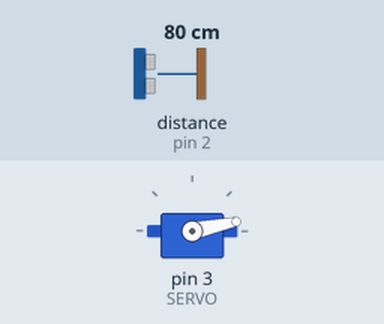
A sketch run on a simulated Arduino Uno, built with avr-gcc and run on an emulated ATmega328P. Shown: servo. Inputs (shaded band) come from the test bench; at power-on: distance to the obstacle (sensor on pin 2) 80 cm. The echo pulse lasts 58.3 µs per cm; what the sketch prints to the serial monitor is not drawn.

Above: at 1.29 s.
1.3 s: distance to the obstacle (sensor on pin 2) set to 2 cm
At 2.5 s:
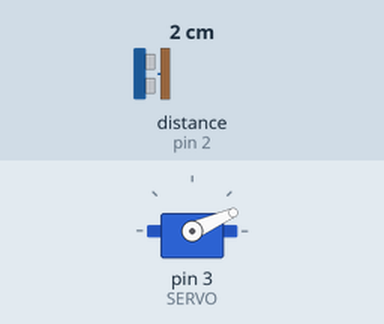
4.3 s: distance to the obstacle (sensor on pin 2) set to 4 cm
At 4.52 s:
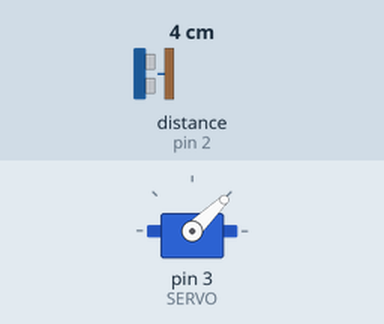
Timing chart, 0 to 22.3 s (numbered marks = the images above; inputs shaded):
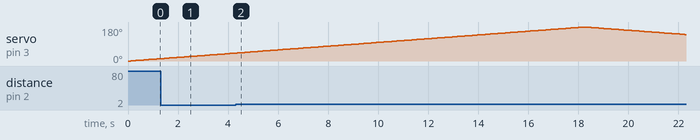

The sketch:

sonar.ino
```cpp
#include <Servo.h>
#include <NewPing.h>

#define TRIG 4
#define ECHO 2
#define SERVO 3
#define MAX_ANGLE 180

NewPing sonar(TRIG, ECHO, 50);
Servo servo;
byte angle = 0;
bool up = true;
byte buff[2];

void setup() {
  servo.attach(SERVO);
  Serial.begin(115200);
}

void loop() {
  if (angle == MAX_ANGLE && up) { up = false; }
  if (angle == 0 && !up) { up = true; }
  servo.write(angle);

  buff[0] = sonar.ping_cm();
  buff[1] = angle;
  Serial.write(buff, sizeof(buff) / sizeof(byte));

  if (up) { angle++; }
  else { angle--; }

  delay(100);
}
```

Measured:
- by itself, servo on pin 3 (SERVO): rises from 42° to 180° in 13.8 s, then falls to 140° in 4.0 s
